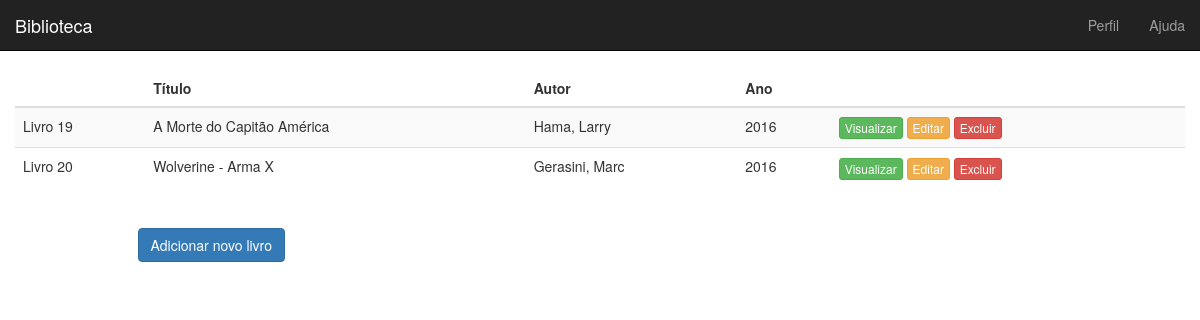
The page / on the database its author committed.
### tables this page shows
CREATE TABLE IF NOT EXISTS `biblioteca` (
`id` int(11) NOT NULL,
  `autor` varchar(50) NOT NULL,
  `titulo` varchar(300) NOT NULL,
  `ano` year(4) NOT NULL,
  `editora` varchar(50) NOT NULL,
  `edicao` varchar(10) NOT NULL,
  `assunto` varchar(500) NOT NULL,
  `isbn` int(11) NOT NULL,
  `genero` varchar(50) NOT NULL,
  `idioma` varchar(50) NOT NULL,
  `resumo` text NOT NULL,
  `descricao` varchar(150) NOT NULL
);

### index.php (the view, shortened to what this page needs)
<!DOCTYPE html>
<html lang="pt-br">
    <head>
        <link href="css/bootstrap.css" rel="stylesheet">
        <link href="css/style.css" rel="stylesheet">
    </head>
    <body>
        <nav class="navbar navbar-inverse navbar-fixed-top">
            <div class="container-fluid">
                <div class="navbar-header">
                    <a class="navbar-brand" href="#">Biblioteca</a>
                </div>
                <div id="navbar" class="navbar-collapse collapse">
                    <ul class="nav navbar-nav navbar-right">
                        <li><a href="#">Perfil</a></li>
                        <li><a href="#">Ajuda</a></li>
                    </ul>
                </div>
            </div>
        </nav>
        <div id="main" class="container-fluid">
            <br />
            <div id="list" class="row">
                <div class="table-responsive col-md-12">
                    <table class="table table-striped" cellspacing="0" cellpadding="0">
                        <thead>
                            <tr>
                                <th></th>
                                <th>Título</th>
                                <th>Autor</th>
                                <th>Ano</th>
                                <th class="actions"></th>
                            </tr>
                        </thead>
                        <tbody>
                            <?php
                            $sql = mysql_query("SELECT * FROM biblioteca ORDER BY titulo ASC");
                            while ($row = mysql_fetch_array($sql)) {
                                echo '<tr>';
                                echo '<td>Livro ' . $row['id'] . '</td>';
                                echo '<td>' . $row['titulo'] . '</td>';
                                echo '<td>' . $row['autor'] . '</td>';
                                echo '<td>' . $row['ano'] . '</td>';
                                echo '<td class="actions">';
                                echo '<a class="btn btn-success btn-xs" href="visualizar.php?id=' . $row['id'] . '">Visualizar</a>';
                                echo '<a class="btn btn-warning btn-xs" href="atualizar.php?id=' . $row['id'] . '">Editar</a>';
                                echo '<a class="btn btn-danger btn-xs" data-toggle="modal" data-target="#delete-modal"  href="excluir.php?id=' . $row['id'] . '">Excluir</a>';
                                echo '</td>';
                                echo '</tr>';
                            }
                            ?>
                        </tbody>
                    </table>
                </div>
            </div>
            <div id="bottom" class="row">
                <div class="col-sm-3">
                    <a href="incluir.php" class="btn btn-primary pull-right h2">Adicionar novo livro</a>
                </div>
            </div>
        </div>
    </body>
</html>

### css/style.css (style rules this page uses)
#main { margin-top: 50px; }

### rows shown on the page
biblioteca: id "19", titulo "A Morte do Capitão América", autor "Hama, Larry", ano "2016"
biblioteca: id "20", titulo "Wolverine - Arma X", autor "Gerasini, Marc", ano "2016"
